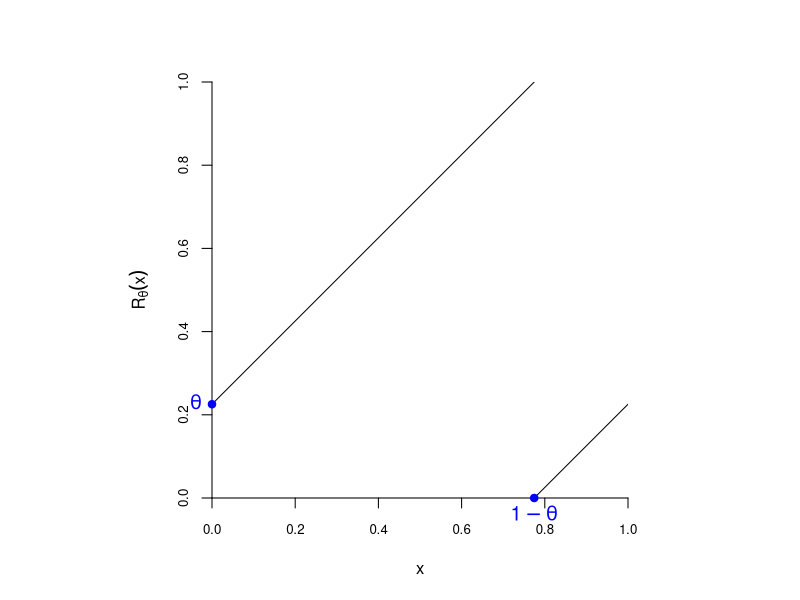
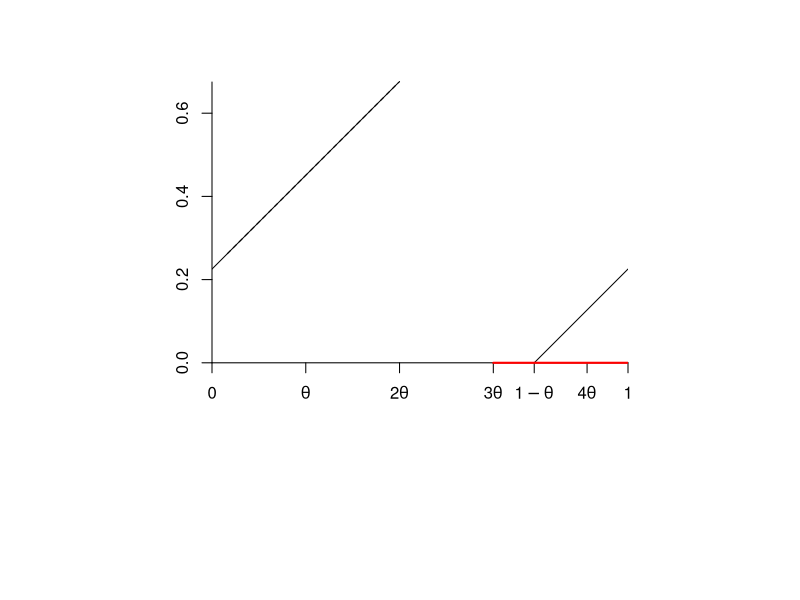
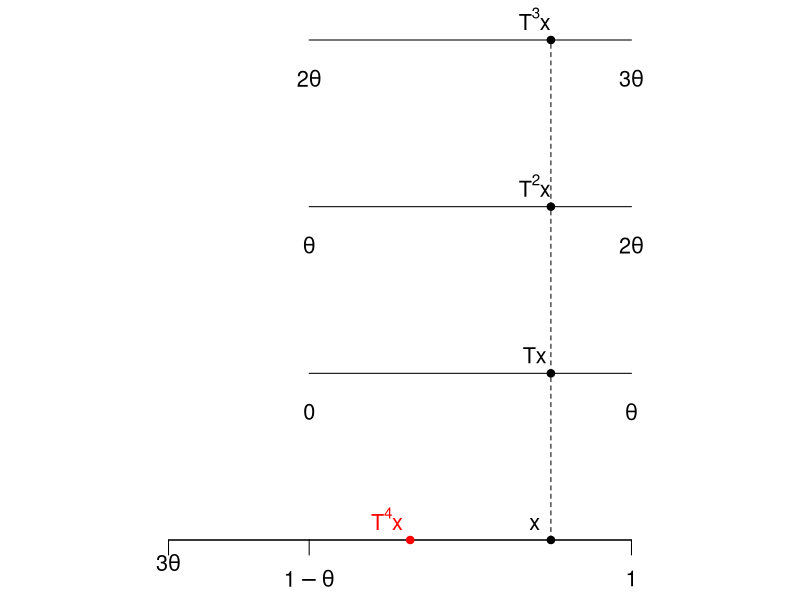
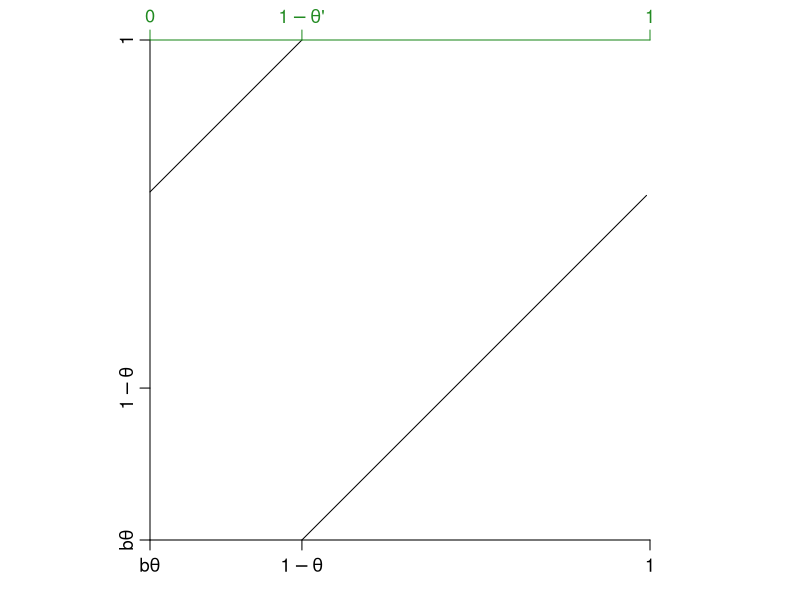
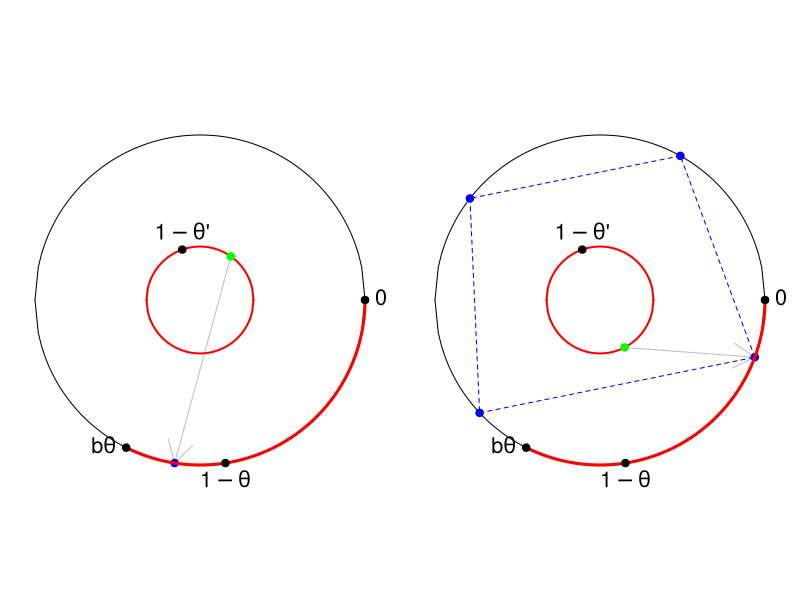
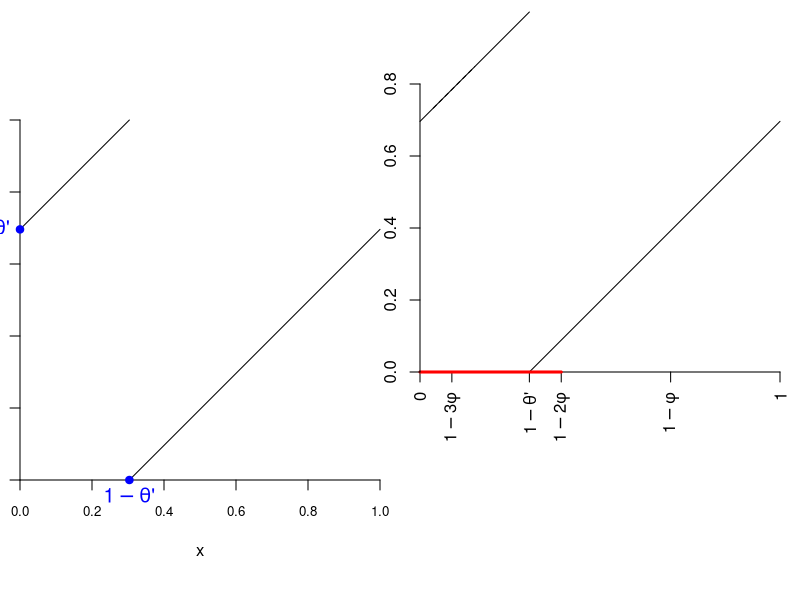
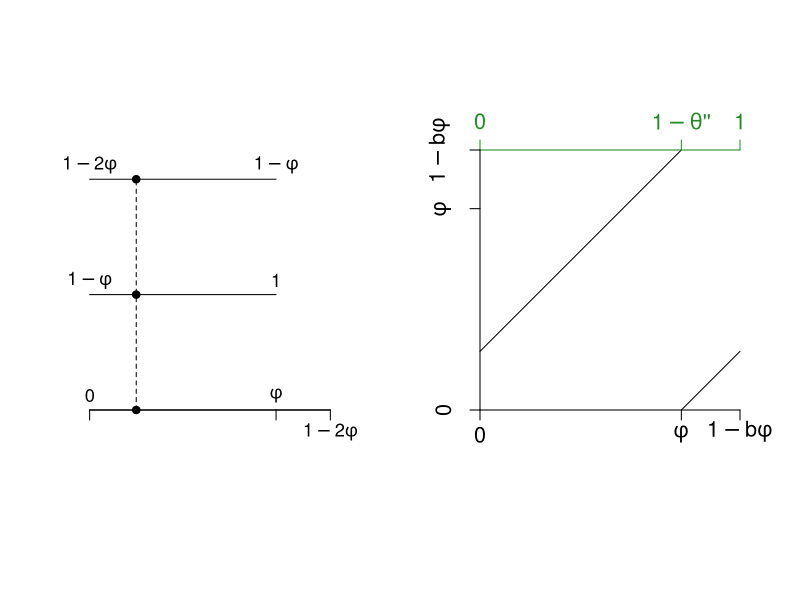
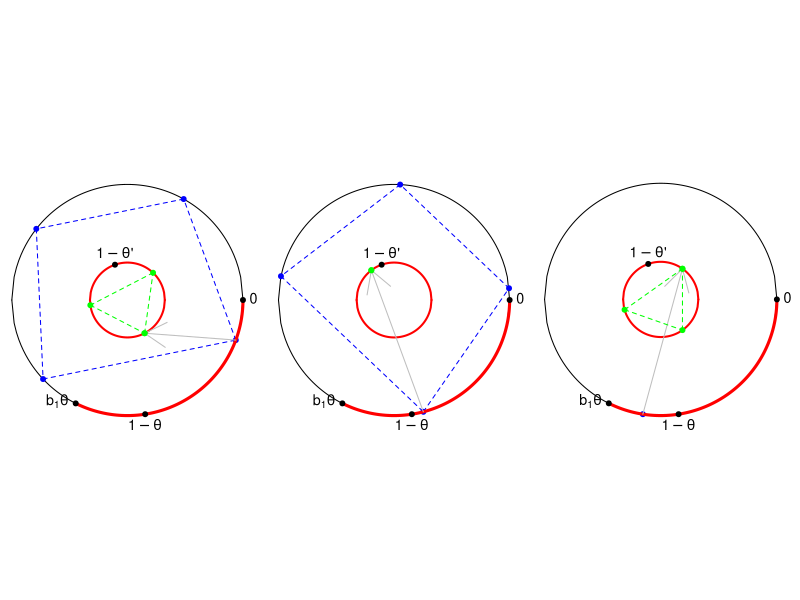

The R script that drew these images, in order:
## ---- chunk 1
library(magrittr)
library(contfrac)
library(knitr)
opts_chunk$set(collapse=TRUE, fig.path="./assets/fig/RotationAdic-")
# trim figures
knitr::knit_hooks$set(trim = function(before, options, envir) {
  if(!before) {
    fig <- knitr::fig_path(".png", num=1) # OK chunk avec un seul plot
    #command <- sprintf("convert %s -trim %s", fig, fig)
    #system(command)
    knitr::plot_crop(fig, quiet=TRUE)
    return(invisible())
  }
})
fscale <- 1 # scale for figures
## ---- chunk 2
# plot a rotation
plot_rot <- function(theta, xlim=c(0, 1), ylim=c(0,1), ...){
  curve((x+theta)%%1, from=0, to=1-theta-.Machine$double.eps, xaxs="i", yaxs="i", axes=FALSE, xlim=xlim, ylim=ylim, ...)
  curve((x+theta)%%1, from=1-theta, to=1, add=TRUE)
  return(invisible())
}
# plot a tower
tower2 <- function(nlevels=2, height=3, xclass=3/4, xclass_labels=NULL, x0=0, x1=x0+1, labels=NULL, epsilon=0.2, mar=c(1,1,1,1), cex.labels=1, add=FALSE, ...){
  #if(!is.null(xclass)) xclass <- x1*xclass
  y <- seq(0, height, len=nlevels)
  if(!add){
    par(mar=mar, xpd=TRUE)
    plot(0, 0, ylim=c(0,height+2*max(epsilon,0)), axes=FALSE, type="n", xlab=NA, ylab=NA, ...)
  }
  for(i in 1:nlevels){
    segments(x0, y[i], x1, y[i])
  }
  if(!is.null(xclass)){
    for(x in xclass)  points(rep(xclass, nlevels), y, pch=19)
    segments(xclass, 0, xclass, height, lty="dashed")
    if(!is.null(xclass_labels)){
      for(i in 1:nlevels) text(xclass-(x1-x0)/20, y[i], xclass_labels[i], pos=3, cex=cex.labels)
    }
  }
  if(!is.null(labels)){
    if(!is.list(labels)) labels <- list(labels[1:nlevels], labels[2:(nlevels+1)])
    text(x0, y+epsilon, labels[[1]], cex=cex.labels)
    text(x1, y+epsilon, labels[[2]], cex=cex.labels)
  }
  return(invisible())
}
# gauss function
G <- function(x) 1/x-floor(1/x)
F <- function(theta, n=1){ # the function theta -> theta'
  if(theta<1/2) out <- 1/(1+G(theta))
  if(theta>1/2) out <- G(1-theta)/(1+G(1-theta))
  a <- ifelse(theta<1/2, as_cf(1-out)[2], as_cf(out)[2])
  if(n==1){
    attr(out, "a") <- a
    return(out)
  }else{
    out <- c(out, numeric(n-1))
    a <- c(a, integer(n-1))
    for(i in 1:(n-1)){
      Next <- F(out[i], 1)
      out[i+1] <- Next
      a[i+1] <- attr(Next, "a")
    }
#     x <- F(out, n-1)
#     oout <- c(out, x)
#     attr(oout, "a") <- c(attr(out, "a"), attr(x, "a"))
#     return(oout)
    attr(out, "a") <- a
    return(out)
  }
}
# induced rotation 
induced <- function(x, theta){
  # retourner aussi le range
  if(theta<0.5){
    a <- floor(1/theta)-1
    return(vapply(x, function(x){
      if(x %% 1 < a*theta) return(NaN)
      if(x %% 1 < (1-theta)) return((x+theta) %% 1) else return((x + (a+1)*theta) %% 1)
    }, numeric(1)))
  }else{
    a <- floor(1/(1-theta))-1
    return(vapply(x, function(x){
      if(x %% 1 > 1-a*(1-theta)) return(NaN)
      if(x %% 1 > (1-theta)) return((x+theta) %% 1) else return((x + (a+1)*theta) %% 1)
    }, numeric(1)))
  }
}
## ---- chunk 3
# renormalization [0,1] -> [a,b]
affine <- function(a, b){
  forward <- function(x) a + (b-a)*x
  backward <- function(y) (y-a)/(b-a)
  return(list(f=forward, b=backward))
}
H <- function(theta){
  a <- ifelse(theta<1/2, (floor(1/theta)-1)*theta, 0)
  b <- ifelse(theta<1/2, 1, 1-(floor(1/(1-theta))-1)*(1-theta))
  return(affine(a,b))
}
# join points of orbit
plot_orbit <- function(orb, r=1, ...){
  orb <- sort(orb)
  orb <- c(orb, orb[1])
  x <- r*cos(orb*2*pi); y <- r*sin(orb*2*pi)
  for(i in 1:(length(orb)-1)){
    segments(x[i], y[i], x[i+1], y[i+1], ...)
  }
  return(invisible())
}
Class <- function(x, theta){
  if(theta < 1/2){
    a <- floor(1/theta)-1
    if(x>a*theta && x<1-theta) return(x)
    k <- cut(x, breaks=c(theta*c(0:a))) %>% as.integer
    k <- ifelse(is.na(k), 0, k)
    return(c(x+c((-k):(-k+a))*theta) %% 1)
  }
  if(theta > 1/2){
    phi <- 1-theta
    a <- floor(1/phi)-1
    if(x>phi && x<1-a*phi) return(x)
    k <- cut(x, breaks=c(1-phi*c(0:a))) %>% as.integer
    k <- ifelse(is.na(k), 0, a-k+1)
    return(c(x+c((-k):(-k+a))*theta) %% 1)
  }
}
#sapply(seq(0,1,len=100), function(x) length(Class(x,theta)))
Repr <- function(x, theta){
  if(theta < 1/2){
    a <- floor(1/theta)-1
    if(x>a*theta && x<1-theta) return(x)
    k <- cut(x, breaks=c(theta*c(0:a))) %>% as.integer
    k <- ifelse(is.na(k), 0, k)
    return((x-k*theta) %% 1)
  }
  if(theta > 1/2){
    phi <- 1-theta
    a <- floor(1/phi)-1
    if(x>phi && x<1-a*phi) return(x)
    k <- cut(x, breaks=c(1-phi*c(0:a))) %>% as.integer
    k <- ifelse(is.na(k), 0, a-k+1)
    return((x+(-k+a)*theta) %% 1)
  }
}
## ---- chunk 4
(theta <- contfrac::CF(c(0,4,2,3,2,3,4,5,4,3,2,4), finite=TRUE))
## ---- chunk 5
theta0 <- theta
b1 <- floor(1/theta)-1
## ---- chunk 6
par(pty="s")
plot_rot(theta, xlab=expression(x), ylab=expression(R[theta](x)))
axis(1, cex.axis=0.8); axis(2, cex.axis=0.8)
points(c(1-theta,0), c(0,theta), pch=19, col="blue", xpd=TRUE)
text(1-theta, 0, expression(1-theta), xpd=TRUE, pos=1, cex=1.2, col="blue")
text(0, theta, expression(theta), xpd=TRUE, pos=2, cex=1.2, col="blue")
## ---- chunk 7
( b <- floor(1/theta)-1 )
## ---- chunk 8
plot_rot(theta, ylim=c(0, 0.35), asp=1, xlab=NA, ylab=NA)
at <- c(c(0:b)*theta, 1-theta, (b+1)*theta, 1)
labels <- labels0 <- c(expression(0, theta), if(b>1) sapply(2:b, function(k) parse(text=sprintf("%s*theta", k))) else NULL,
  expression(1-theta), parse(text=sprintf("%s*theta", b+1)), expression(1))
axis(1, at=at, labels=labels, pos=0)
segments(b*theta, 0, 1, 0, col="red", lwd=2)
axis(2, pos=0, at=c(0,0.2,0.4,0.6,0.8))
curve(x+ theta, add=TRUE, lty=2, xpd=TRUE, to=2*theta)
## ---- chunk 9
theta <- theta0
x <- x0 <- 1-theta/4
labels <- labels0
a <- floor(1/theta)-1
cexlabs <- 1.3
xclass_labels <- c(expression(x, Tx), if(a>1) sapply(2:a, function(k) parse(text=sprintf("T^%s*x", k)))  else NULL)
tower2(nlevels=a+1, height=3, xclass=x, xclass_labels=xclass_labels, 
       x0=1-theta, x1=1, 
       labels=list(c(expression(1-theta), labels[1:a]), c(expression(1), labels[2:(a+1)])), 
       epsilon=-0.23, cex.labels=cexlabs, 
      xlim=c(a*theta, 1), mar=c(3,1,2,1), yaxs="i")
tower2(nlevels=1, height=1, xclass=NULL, x0=a*theta, x1=1-theta, labels=NULL, epsilon=0.2, 
      add=TRUE)
axis(1, labels=c(substitute(a*theta, list(a=a)), expression(NULL, NULL)),  at=c(a*theta, 1-theta, 1), lwd=1, padj=-0.3, cex.axis=cexlabs, tck=-0.03)
points((x+(a+1)*theta) %% 1, 0, pch=19, col="red")
text((x+(a+1)*theta) %% 1 - (1-a*theta)/20, 0,  parse(text=sprintf("T^%s*x", a+1)), pos=3, col="red", 
     cex=cexlabs)
## ---- chunk 10
a <- floor(1/theta)-1
par(pty="s")
cexlabs <- 1.1
curve(induced(x, theta), from=a*theta, to=1-theta-.Machine$double.eps, xlim=c(a*theta, 1), ylim=c(a*theta, 1), xaxs="i", yaxs="i", axes=FALSE, xlab=NA, ylab=NA)
curve(induced(x, theta), from=1-theta, to=1, add=TRUE)
axis(1, labels=expression(b*theta, 1-theta, 1), at=c(a*theta, 1-theta, 1), lwd=1, padj=-0.3, cex.axis=cexlabs)
axis(2, labels=expression(b*theta, 1-theta, 1), at=c(a*theta, 1-theta, 1), lwd=1, padj=0.5, cex.axis=cexlabs)
axis(3, labels=expression(0, 1-theta*"'", 1), at=c(a*theta, 1-theta, 1), lwd=1, padj=0.5, cex.axis=cexlabs, 
     col="forestgreen", col.axis="forestgreen")
## ---- chunk 11
theta1 <- F(theta) %>% as.numeric
## ---- chunk 12

## ---- chunk 13
theta <- theta0
fplot <- function(theta, x, cexlabs=1.3){
  a <- floor(1/theta)-1
  orb <- Class(x,theta)
  x1 <- Repr(x, theta)
  x2 <- H(theta)$b(x1)
  x2 <- (1-a*theta)*c(cos(x2*2*pi), sin(x2*2*pi))
  x1 <- c(cos(x1*2*pi), sin(x1*2*pi))
  par(mar=c(1,1,1,1))
  curve(sqrt(1-x^2), from=-1, to=1, ylim=c(-1.01,1.01), asp=1,
        axes=FALSE, xlab=NA, ylab=NA)
  curve(-sqrt(1-x^2), from=-1, to=1, add=TRUE)
  arrows(x1[1], x1[2], x2[1], x2[2], lty=1, col="gray", code=1)
  points(cos(orb*2*pi), sin(orb*2*pi), col="blue", pch=19)
  plot_orbit(orb, lty="dashed", col="blue")
  # J(theta)
  seq(a*theta, 1, len=100) %>% {lines(cos(.*2*pi), sin(.*2*pi), col="red", lwd=3)}
  curve(sqrt((1-a*theta)^2-x^2), from=-(1-a*theta), to=(1-a*theta), add=TRUE, col="red", lwd=2)
  curve(-sqrt((1-a*theta)^2-x^2), from=-(1-a*theta), to=(1-a*theta), add=TRUE, col="red", lwd=2)
  points(x2[1], x2[2], col="green", pch=19)
  # 
  points(1, 0, pch=19)
  text(1, 0, expression(0), pos=4, cex=cexlabs, xpd=TRUE)
  points(cos((1-theta)*2*pi), sin((1-theta)*2*pi), pch=19)
  text(cos((1-theta)*2*pi), sin((1-theta)*2*pi), expression(1-theta), pos=1, cex=cexlabs)
  points(cos(a*theta*2*pi), sin(a*theta*2*pi), pch=19)
  text(cos(a*theta*2*pi), sin(a*theta*2*pi), expression(b*theta), pos=2, cex=cexlabs)
  r <- 1-a*theta
  points(r*cos(2*pi*(1-theta0/r)), r*sin(2*pi*(1-theta0/r)), pch=19)
  text(r*cos(2*pi*(1-theta0/r)), r*sin(2*pi*(1-theta0/r)), expression(1-theta*"'"), pos=3, cex=cexlabs)
  return(invisible())
}
layout(t(c(1,2)))
x <- mean(c(3*theta,1-theta)) 
fplot(theta,x)
x <- x0 <- 1-theta/4  # H(theta)$f(1-F(theta)+.001) #
fplot(theta,x)
## ---- chunk 14
theta <- theta1
par(pty="s")
plot_rot(theta, xlab=expression(x), ylab=expression(R[theta*"'"](x)))
axis(1, cex.axis=0.8); axis(2, cex.axis=0.8)
points(c(1-theta,0), c(0,theta), pch=19, col="blue", xpd=TRUE)
text(1-theta, 0, expression(1-theta*"'"), xpd=TRUE, pos=1, cex=1.2, col="blue")
text(0, theta, expression(theta*"'"), xpd=TRUE, pos=2, cex=1.2, col="blue")
## ---- chunk 15
theta <- theta1
phi <- 1-theta
b <- b2 <- floor(1/phi)-1
## ---- chunk 16
plot_rot(theta, ylim=c(0, 0.4), asp=1, xlab=NA, ylab=NA)
phi <- 1-theta
a <- floor(1/(1-theta))-1
at <- c(0, 1-(a+1)*phi, 1-theta, 1-c(a:2)*phi, theta, 1)
labels <- labels1 <- c(expression(0), parse(text=sprintf("1-%s*phi", a+1)), expression(1-theta*"'"),  if(a>1) sapply(a:2, function(k) parse(text=sprintf("1-%s*phi", k))) else NULL,  expression(1-phi,1))
axis(1, at=at, labels=labels, pos=0, las=3)
segments(0, 0, 1-a*phi, 0, col="red", lwd=3)
axis(2, pos=0, at=c(0,0.2,0.4, 0.6, 0.8))
curve(x+ theta, add=TRUE, lty=2, xpd=TRUE, to=phi/2)
#abline(h=theta1)
## ---- chunk 17
theta <- theta1
a <- b2
cexlabs <- 1.1
tower2(nlevels=a+1, height=3, xclass=(1-theta)/4, x0=0, x1=1-theta, 
       labels=list(c(expression(0), rev(labels)[2:(a+1)]), c(expression(phi, 1), if(a>1) rev(labels)[2:a] else NULL)), 
       epsilon=0.19, cex.labels=cexlabs, 
      xlim=c(0, 1-a*phi), mar=c(3,4,1,3), yaxs="i")
tower2(nlevels=1, height=1, xclass=NULL, x0=1-theta, x1=1-a*phi, labels=NULL, epsilon=0.2, 
      add=TRUE)
#points(c(a*theta,1-theta,1), c(0,0,0), xpd=TRUE)
#axis(1, labels=c("a theta", "1-theta", "1"), at=c(a*theta,1-theta,1), lwd=1)
axis(1, labels= c(expression(NULL, NULL), substitute(1-a*phi, list(a=a))), at=c(0, 1-theta, 1-a*(1-theta)), lwd=1, padj=-0.3, cex.axis=cexlabs)
## ---- chunk 18
theta <- theta1
a <- b2
par(pty="s")
curve(induced(x, theta), from=0, to=1-theta-.Machine$double.eps, xlim=c(0, 1-a*(1-theta)), 
      ylim=c(0, 1-a*(1-theta)), xaxs="i", yaxs="i", axes=FALSE, xlab=NA, ylab=NA)
curve(induced(x, theta), from=1-theta+.Machine$double.eps, to=1-a*(1-theta), add=TRUE)
axis(1, labels=expression(0, phi, 1-b*phi), at=c(0, 1-theta, 1-a*(1-theta)), 
     lwd=1, padj=-0.2, cex.axis=1.3)
axis(3, labels=expression(0, 1-theta*"''", 1), at=c(0, 1-theta, 1-a*(1-theta)), 
     lwd=1, padj=0.2, cex.axis=1.3, 
     col="forestgreen", col.axis="forestgreen")
axis(2, labels=expression(0, phi, 1-b*phi), at=c(0, 1-theta, 1-a*(1-theta)), lwd=1, padj=-0.3, cex.axis=1.3)
## ---- chunk 19
theta <- theta0
a <- b1
#
labs <- function(cexlabs=1.3){
  points(1, 0, pch=19)
  text(1, 0, expression(0), pos=4, cex=cexlabs, xpd=TRUE)
  points(cos((1-theta)*2*pi), sin((1-theta)*2*pi), pch=19)
  text(cos((1-theta)*2*pi), sin((1-theta)*2*pi), expression(1-theta), pos=1, cex=cexlabs)
  points(cos(a*theta*2*pi), sin(a*theta*2*pi), pch=19)
  text(cos(a*theta*2*pi), sin(a*theta*2*pi), expression(b[1]*theta), pos=2, cex=cexlabs)
  r <- 1-a*theta
  points(r*cos(2*pi*(1-theta0/r)), r*sin(2*pi*(1-theta0/r)), pch=19)
  text(r*cos(2*pi*(1-theta0/r)), r*sin(2*pi*(1-theta0/r)), expression(1-theta*"'"), pos=3, cex=cexlabs)
  return(invisible())
}
## 1er cas 
x <- x0
#layout(t(matrix(1:4,ncol=2)))
layout(t(matrix(1:3,ncol=1)))
par(mar=c(0,.1,0,1))
curve(sqrt(1-x^2), from=-1, to=1, ylim=c(-1.01,1.01), asp=1,
      axes=FALSE, xlab=NA, ylab=NA)
curve(-sqrt(1-x^2), from=-1, to=1, add=TRUE)
orb <- Class(x,theta)
points(cos(orb*2*pi), sin(orb*2*pi), col="blue", pch=19)
plot_orbit(orb, lty="dashed", col="blue")
# J(theta)
seq(a*theta, 1, len=100) %>% {lines(cos(.*2*pi), sin(.*2*pi), col="red", lwd=3)}
curve(sqrt((1-a*theta)^2-x^2), from=-(1-a*theta), to=(1-a*theta), add=TRUE, col="red", lwd=2)
curve(-sqrt((1-a*theta)^2-x^2), from=-(1-a*theta), to=(1-a*theta), add=TRUE, col="red", lwd=2)
x1 <- Repr(x, theta) # representative of x
x2 <- H(theta)$b(x1) # image of x1 on the small circle
orb <- Class(x2, F(theta))
x2 <- (1-a*theta)*c(cos(x2*2*pi), sin(x2*2*pi))
x1 <- c(cos(x1*2*pi), sin(x1*2*pi))
arrows(x1[1], x1[2], x2[1], x2[2], lty=1, col="gray")
points(x2[1], x2[2], col="green", pch=19)
## 
points((1-a*theta)*cos(orb*2*pi), (1-a*theta)*sin(orb*2*pi), col="green", pch=19)
plot_orbit(orb, r=(1-a*theta), lty=2, col="green")
#
labs()
## 2ème cas
x <- H(theta)$f(1-F(theta)+.05)
par(mar=c(0,.1,0,1))
curve(sqrt(1-x^2), from=-1, to=1, ylim=c(-1.01,1.01), asp=1,
      axes=FALSE, xlab=NA, ylab=NA)
curve(-sqrt(1-x^2), from=-1, to=1, add=TRUE)
orb <- Class(x,theta)
points(cos(orb*2*pi), sin(orb*2*pi), col="blue", pch=19)
plot_orbit(orb, lty="dashed", col="blue")
# J(theta)
seq(a*theta, 1, len=100) %>% {lines(cos(.*2*pi), sin(.*2*pi), col="red", lwd=3)}
curve(sqrt((1-a*theta)^2-x^2), from=-(1-a*theta), to=(1-a*theta), add=TRUE, col="red", lwd=2)
curve(-sqrt((1-a*theta)^2-x^2), from=-(1-a*theta), to=(1-a*theta), add=TRUE, col="red", lwd=2)
x1 <- Repr(x, theta)
x2 <- H(theta)$b(x1)
orb <- Class(x2, F(theta))
x2 <- (1-a*theta)*c(cos(x2*2*pi), sin(x2*2*pi))
x1 <- c(cos(x1*2*pi), sin(x1*2*pi))
arrows(x1[1], x1[2], x2[1], x2[2], lty=1, col="gray")
points(x2[1], x2[2], col="green", pch=19)
## 
points((1-a*theta)*cos(orb*2*pi), (1-a*theta)*sin(orb*2*pi), col="green", pch=19)
#
labs()
## 3ème cas 
x <- (a*theta+1-theta)/2
par(mar=c(0,.1,0,1))
curve(sqrt(1-x^2), from=-1, to=1, ylim=c(-1.01,1), asp=1,
      axes=FALSE, xlab=NA, ylab=NA)
curve(-sqrt(1-x^2), from=-1, to=1, add=TRUE)
orb <- Class(x,theta)
points(cos(orb*2*pi), sin(orb*2*pi), col="blue", pch=19)
# J(theta)
seq(a*theta, 1, len=100) %>% {lines(cos(.*2*pi), sin(.*2*pi), col="red", lwd=3)}
curve(sqrt((1-a*theta)^2-x^2), from=-(1-a*theta), to=(1-a*theta), add=TRUE, col="red", lwd=2)
curve(-sqrt((1-a*theta)^2-x^2), from=-(1-a*theta), to=(1-a*theta), add=TRUE, col="red", lwd=2)
x1 <- Repr(x, theta)
x2 <- H(theta)$b(x1)
orb <- Class(x2, F(theta))
x2 <- (1-a*theta)*c(cos(x2*2*pi), sin(x2*2*pi))
x1 <- c(cos(x1*2*pi), sin(x1*2*pi))
arrows(x1[1], x1[2], x2[1], x2[2], lty=1, col="gray")
points(x2[1], x2[2], col="green", pch=19)
## 
points((1-a*theta)*cos(orb*2*pi), (1-a*theta)*sin(orb*2*pi), col="green", pch=19)
plot_orbit(orb, r=(1-a*theta), lty=2, col="green")
# 
labs()
## ---- chunk 20
theta <- theta0
a <- b1
x <- x0
par(mar=c(0,.1,0,1))
curve(sqrt(1-x^2), from=-1, to=1, ylim=c(-1.01,1.01), asp=1,
      axes=FALSE, xlab=NA, ylab=NA)
curve(-sqrt(1-x^2), from=-1, to=1, add=TRUE)
seq(a*theta, 1, len=100) %>% {lines(cos(.*2*pi), sin(.*2*pi), col="red", lwd=3)}
curve(sqrt((1-a*theta)^2-x^2), from=-(1-a*theta), to=(1-a*theta), add=TRUE, col="red", lwd=2)
curve(-sqrt((1-a*theta)^2-x^2), from=-(1-a*theta), to=(1-a*theta), add=TRUE, col="red", lwd=2)
x1 <- Repr(x, theta) # representative of x
x2 <- H(theta)$b(x1) # image of x1 on the small circle
orb2 <- Class(x2, F(theta))
plot_orbit(orb2, r=(1-a*theta), lty=2, col="green")
x_repr <- x1
blues <- H(theta)$f(orb2) # représentants bleus de orb(x2)
i0 <- which(blues==x1)
for(i in seq_along(blues)){
  x1 <- blues[i]
  orb <- Class(x1,theta)
  points(cos(orb*2*pi), sin(orb*2*pi), col="blue", pch=19)
  if(length(orb)>1) plot_orbit(orb, lty="dashed", col="blue")
  x2 <- orb2[i]
  x2 <- (1-a*theta)*c(cos(x2*2*pi), sin(x2*2*pi))
  x1 <- c(cos(x1*2*pi), sin(x1*2*pi))
  arrows(x1[1], x1[2], x2[1], x2[2], lty=1, col="gray", code=ifelse(i==i0, 2, 1))
  points(x2[1], x2[2], col="green", pch=19)
}
labs()
## ---- chunk 21
knit_exit()
## ---- chunk 22
G <- function(x) 1/x-floor(1/x)
( alpha <- (sqrt(5)-1)/2 )
1- G(1-alpha)/(1+G(1-alpha))
